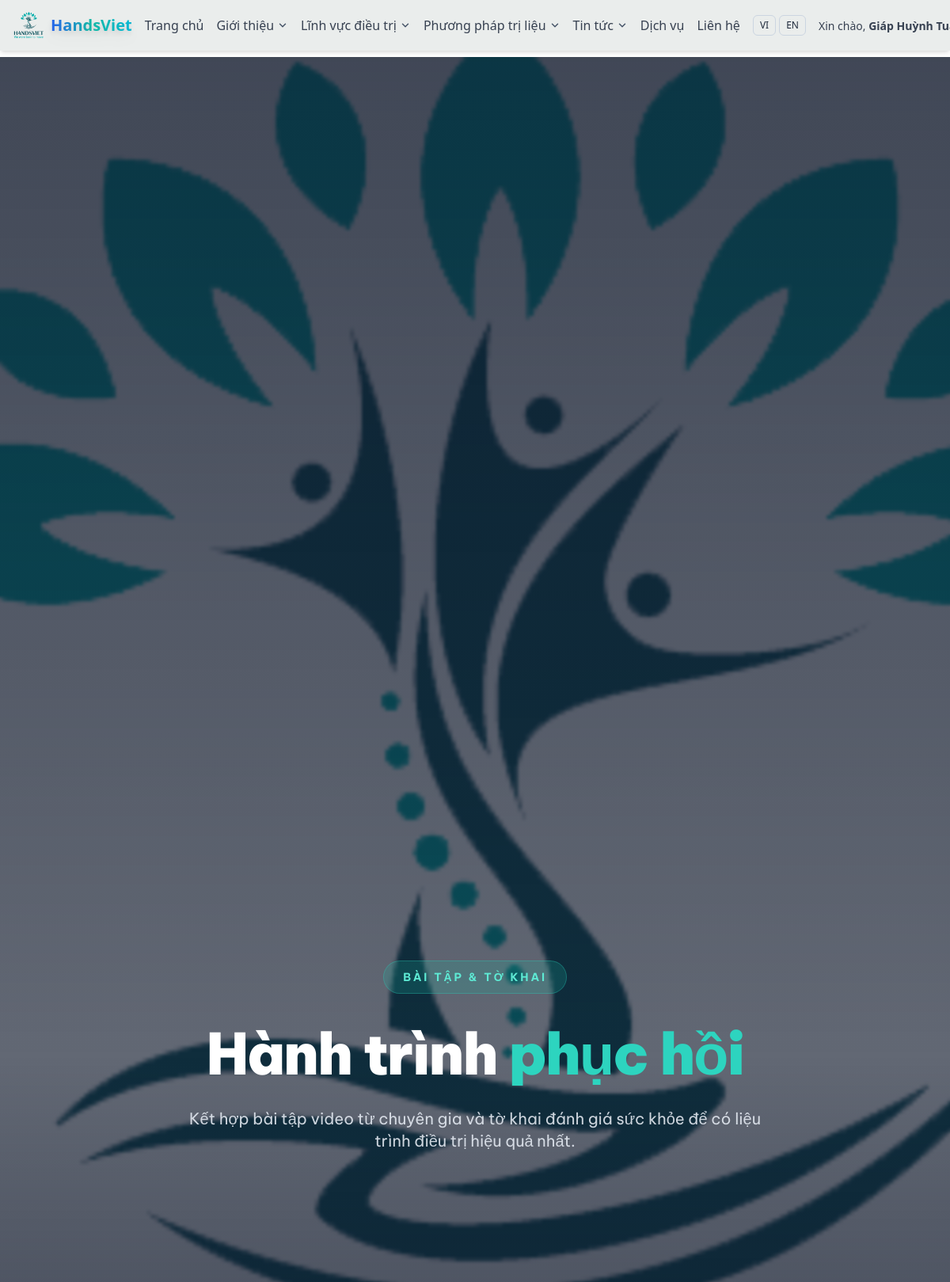
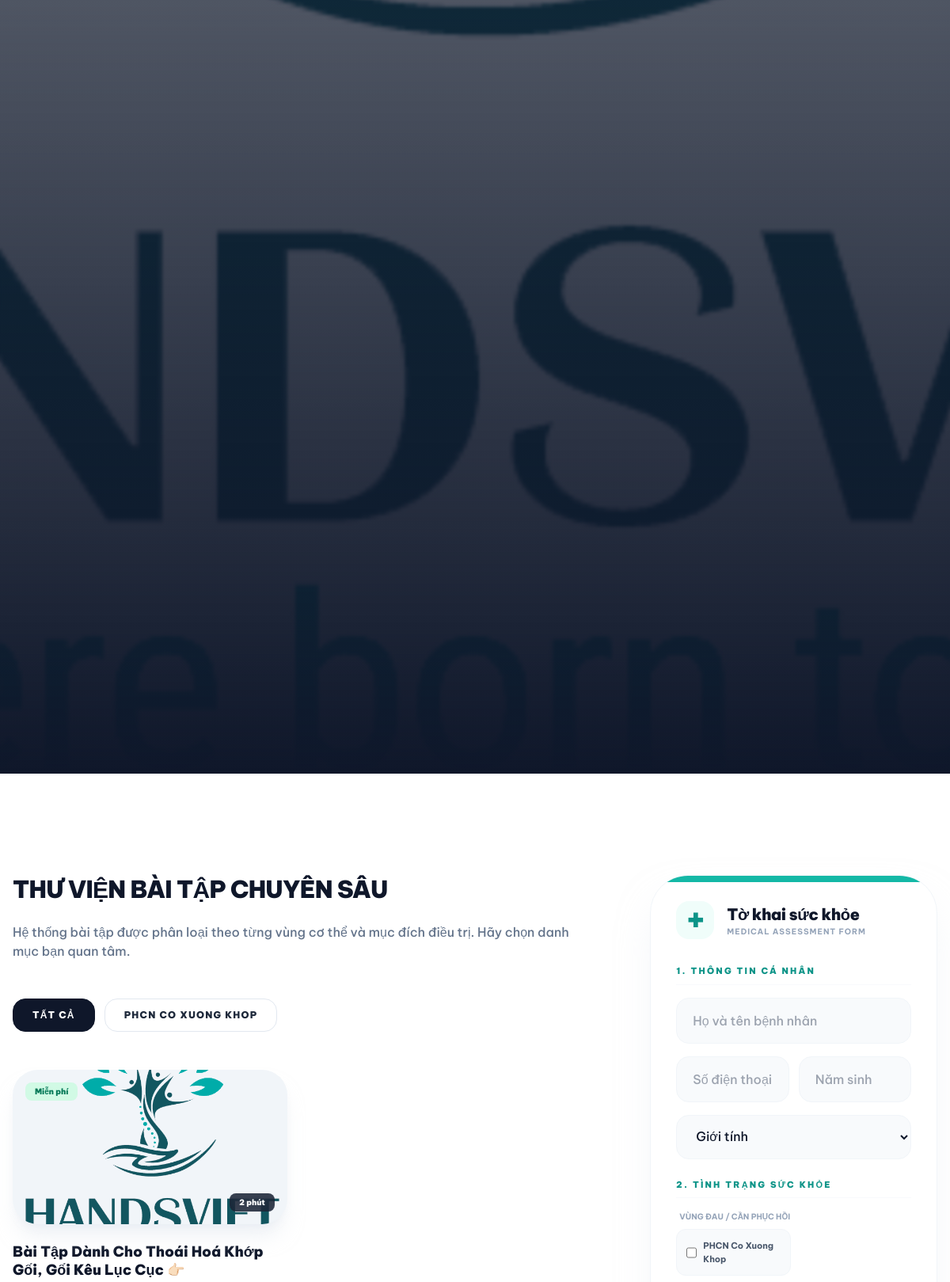
The page /exercise-library/ (signed in, upper part) on the database its author committed (2 pictures, top to bottom).
### hansviet_admin/models.py (models this page shows, shortened)
class ServiceCategory(models.Model):
    name = models.CharField(max_length=255)
    slug = models.SlugField(unique=True)
    description = models.TextField(blank=True)
    icon_svg = models.TextField(blank=True)
    order = models.PositiveIntegerField(default=0)
    class Meta:
        ordering = ["order", "name"]
        verbose_name = "Service Category"
        verbose_name_plural = "Service Categories"

class Video(models.Model):
    ACCESS_FREE = "free"
    ACCESS_PAID = "paid"
    ACCESS_CHOICES = [(ACCESS_FREE, "Free"), (ACCESS_PAID, "Paid")]
    PROVIDER_YT = "youtube"
    PROVIDER_VI = "vimeo"
    PROVIDER_CHOICES = [(PROVIDER_YT, "YouTube"), (PROVIDER_VI, "Vimeo")]
    title = models.CharField(max_length=255)
    slug = models.SlugField(unique=True)
    provider = models.CharField(max_length=20, choices=PROVIDER_CHOICES)
    provider_id = models.CharField(max_length=255)
    access = models.CharField(max_length=10, choices=ACCESS_CHOICES, default=ACCESS_FREE)
    duration = models.CharField(max_length=50, blank=True)
    category = models.ForeignKey(ServiceCategory, null=True, blank=True, on_delete=models.SET_NULL)
    is_active = models.BooleanField(default=True)
    class Meta:
        verbose_name = "Video"
        verbose_name_plural = "Videos"
        ordering = ["title"]

### hansviet_user/views.py (the view, shortened to what this page needs)
def exercise_library(request):
    can_paid = _user_can_view_paid(request.user)
    def normalize_provider_id(video_obj):
        raw = (video_obj.provider_id or "").strip()
        if not raw:
            return ""
        if "://" not in raw:
            return raw
    videos = Video.objects.filter(is_active=True).select_related("category").order_by("title")
    normalized_videos = []
    for v in videos:
        provider_id = normalize_provider_id(v)
        if v.provider == Video.PROVIDER_YT and provider_id:
            embed_url = f"https://www.youtube.com/embed/{provider_id}"
            thumb_url = f"https://img.youtube.com/vi/{provider_id}/hqdefault.jpg"
            watch_url = f"https://www.youtube.com/watch?v={provider_id}"
        elif v.provider == Video.PROVIDER_VI and provider_id:
            embed_url = f"https://player.vimeo.com/video/{provider_id}"
            thumb_url = ""
            watch_url = f"https://vimeo.com/{provider_id}"
        else:
            embed_url = ""
            thumb_url = ""
            watch_url = ""
        normalized_videos.append(
            {
                "pk": v.pk,
                "title": v.title,
                "duration": v.duration,
                "category": v.category.name if v.category else "Khác",
                "provider": v.provider,
                "provider_id": provider_id,
                "embed_url": embed_url,
                "watch_url": watch_url,
                "thumb_url": thumb_url,
                "access": v.access,
                "can_watch": (v.access == Video.ACCESS_FREE) or can_paid,
            }
        )
    grouped_videos = {}
    for v in normalized_videos:
        grouped_videos.setdefault(v["category"], []).append(v)
    exercises = [{"category": key, "videos": grouped_videos[key]} for key in sorted(grouped_videos.keys())]
    return render(
        request,
        "pages/exercise_library.html",
        {
            "can_watch_paid": can_paid,
            "exercises": exercises,
        },
    )

### hansviet_user/templates/pages/exercise_library.html (shortened to what this page needs)
{% load static %}
<!DOCTYPE html>
<html lang="vi">
<head>
    <script src="https://cdn.tailwindcss.com"></script>
    <link rel="stylesheet" href="{% static 'css/home.css' %}">
</head>
<body class="bg-white text-slate-800 antialiased overflow-x-hidden">
    {% include 'pages/header_tailwind.html' %}
    <main class="bg-white min-h-screen">
        <section class="relative h-[60vh] min-h-[450px] flex items-center justify-center overflow-hidden">
            <div class="absolute inset-0">
                <img src="https://images.unsplash.com/photo-1544367567-0f2fcb009e0b?q=80&w=2040&auto=format&fit=crop"
                    class="w-full h-full object-cover scale-105" alt="Rehab Exercise">
                <div class="absolute inset-0 bg-slate-900/65 backdrop-blur-[1px]"></div>
                <div class="absolute inset-0 bg-gradient-to-t from-slate-900 via-transparent to-slate-900/40"></div>
            </div>
            <div class="max-w-7xl mx-auto px-4 text-center relative z-10">
                <div class="inline-flex items-center gap-3 px-6 py-2.5 rounded-full bg-teal-500/20 border border-teal-400/30 text-teal-300 font-bold text-xs md:text-sm uppercase tracking-[0.2em] mb-10 animate-fade-in-up">
                    Bài tập & Tờ khai
                </div>
                <h1 class="text-4xl md:text-6xl lg:text-7xl font-black text-white mb-8 leading-tight tracking-tight animate-fade-in-up delay-100">
                    Hành trình <span class="text-teal-400">phục hồi</span>
                </h1>
                <p class="text-lg md:text-xl text-slate-200/90 max-w-3xl mx-auto leading-relaxed animate-fade-in-up delay-200 px-4">
                    Kết hợp bài tập video từ chuyên gia và tờ khai đánh giá sức khỏe để có liệu trình điều trị hiệu quả nhất.
                </p>
            </div>
        </section>
        <section class="max-w-7xl mx-auto px-4 py-32">
            <div class="flex flex-col lg:flex-row gap-20">
                <div class="lg:w-2/3 space-y-16 reveal">
                    <div>
                        <h2 class="text-3xl font-black text-slate-900 mb-6 tracking-tight uppercase">Thư viện bài tập chuyên sâu</h2>
                        <p class="text-slate-500 font-medium mb-12">Hệ thống bài tập được phân loại theo từng vùng cơ thể và mục đích điều trị. Hãy chọn danh mục bạn quan tâm.</p>
                        <div class="flex flex-wrap gap-3 mb-12">
                            <button onclick="filterVideos('all')" class="cat-btn active px-6 py-3 rounded-2xl font-black text-xs uppercase tracking-widest border border-slate-200 transition-all hover:border-teal-500">Tất cả</button>
                            {% for group in exercises %}
                            <button onclick="filterVideos('{{ group.category|slugify }}')" class="cat-btn px-6 py-3 rounded-2xl font-black text-xs uppercase tracking-widest border border-slate-200 transition-all hover:border-teal-500">{{ group.category }}</button>
                            {% endfor %}
                        </div>
                        <div class="grid md:grid-cols-2 gap-8" id="video-grid">
                            {% for group in exercises %}
                                {% for video in group.videos %}
                                <div class="video-card reveal group cursor-pointer {% if not video.can_watch %}opacity-90{% endif %}" data-category="{{ group.category|slugify }}" {% if video.can_watch and video.embed_url %}onclick="playVideo('{{ video.embed_url }}', '{{ video.watch_url }}', '{{ video.title|escapejs }}')"{% else %}onclick="window.location.href='/services/'"{% endif %}>
                                    <div class="relative rounded-[2rem] overflow-hidden aspect-video bg-slate-100 mb-6 shadow-xl shadow-slate-200/50">
                                        {% if video.thumb_url %}
                                        <img src="{{ video.thumb_url }}" class="w-full h-full object-cover group-hover:scale-110 transition-transform duration-700" alt="{{ video.title }}">
                                        {% else %}
                                        <img src="{% static 'images/assets/rehab-wellness.jpg' %}" class="w-full h-full object-cover group-hover:scale-110 transition-transform duration-700" alt="{{ video.title }}">
                                        {% endif %}
                                        <div class="absolute bottom-4 right-4 px-3 py-1 bg-slate-900/80 backdrop-blur-md rounded-lg text-[10px] font-black text-white">{{ video.duration }}</div>
                                        <div class="absolute top-4 left-4 px-3 py-1 rounded-lg text-[10px] font-black {% if video.access == 'paid' %}bg-amber-100 text-amber-700{% else %}bg-emerald-100 text-emerald-700{% endif %}">
                                            {% if video.access == 'paid' %}Trả phí{% else %}Miễn phí{% endif %}
                                        </div>
                                    </div>
                                    <h3 class="text-lg font-black text-slate-900 leading-tight group-hover:text-teal-600 transition-colors">{{ video.title }}</h3>
                                </div>
                                {% endfor %}
                            {% endfor %}
                        </div>
                    </div>
                </div>
                <div class="lg:w-1/3 reveal delay-300">
                    <div class="sticky top-10">
                        <div class="bg-white rounded-[3rem] p-8 shadow-2xl shadow-slate-200/50 border border-slate-100 relative overflow-hidden">
                            <div class="absolute top-0 left-0 right-0 h-2 bg-teal-500"></div>
                            <div class="flex items-center gap-4 mb-8">
                                <div class="w-12 h-12 bg-teal-50 rounded-2xl flex items-center justify-center text-teal-600 text-2xl font-black">✚</div>
                                <div>
                                    <h3 class="text-xl font-black text-slate-900 tracking-tight">Tờ khai sức khỏe</h3>
                                    <p class="text-[10px] font-bold text-slate-400 uppercase tracking-widest">Medical Assessment Form</p>
                                </div>
                            </div>
                            <form action="#" method="POST" class="space-y-6">
                                <div class="space-y-4">
                                    <h4 class="text-[11px] font-black text-teal-600 uppercase tracking-[0.2em] pb-2 border-b border-slate-50">1. Thông tin cá nhân</h4>
                                    <div>
                                        <input type="text" name="name" class="form-input" placeholder="Họ và tên bệnh nhân" required>
                                    </div>
                                    <div class="grid grid-cols-2 gap-3">
                                        <input type="tel" name="phone" class="form-input" placeholder="Số điện thoại" required>
                                        <input type="number" name="age" class="form-input" placeholder="Năm sinh" required>
                                    </div>
                                    <div>
                                        <select name="gender" class="form-input">
                                            <option value="">Giới tính</option>
                                        </select>
                                    </div>
                                </div>
                                <div class="space-y-4">
                                    <h4 class="text-[11px] font-black text-teal-600 uppercase tracking-[0.2em] pb-2 border-b border-slate-50">2. Tình trạng sức khỏe</h4>
                                    <div>
                                        <label class="block text-[10px] font-bold text-slate-400 mb-2 uppercase ml-1">Vùng đau / Cần phục hồi</label>
                                        <div class="grid grid-cols-2 gap-2">
                                            {% for group in exercises %}
                                            <label class="flex items-center gap-2 p-3 rounded-xl bg-slate-50 border border-slate-100 hover:border-teal-500 transition-colors cursor-pointer group">
                                                <input type="checkbox" name="area" value="{{ group.category }}" class="w-4 h-4 rounded border-slate-300 text-teal-600 focus:ring-teal-500">
                                                <span class="text-[11px] font-bold text-slate-600 group-hover:text-teal-700">{{ group.category }}</span>
                                            </label>
                                            {% endfor %}
                                        </div>
                                    </div>
                                </div>
                            </form>
                        </div>
                    </div>
                </div>
            </div>
        </section>
    </main>
</body>
</html>

### hansviet_user/templates/pages/header_tailwind.html (shortened to what this page needs)
{% load static %}
<header class="bg-[#EAEDEC] shadow-md fixed top-0 inset-x-0 z-40 header-slide-down font-sans">
    <div class="max-w-7xl mx-auto px-4 py-3 flex items-center justify-between gap-4">
        <a href="/" class="flex items-center gap-2 flex-shrink-0 group">
            <img src="{% static 'images/HandsVietLogo.png' %}" alt="HandsViet Logo" class="h-10 w-10 object-contain group-hover:scale-110 transition-transform duration-300">
            <span class="text-xl font-extrabold bg-gradient-to-r from-blue-600 via-teal-500 to-cyan-500 bg-clip-text text-transparent drop-shadow-lg hover:drop-shadow-2xl transition-all duration-300 hover:scale-105">HandsViet</span>
        </a>
        <nav class="hidden lg:flex items-center gap-4 xl:gap-8 justify-center">
            <a href="/" class="{% if request.resolver_match.url_name == 'home' %}text-blue-600 border-b-2 border-[#14B8A6]{% else %}text-gray-700 hover:text-blue-600{% endif %} transition font-medium whitespace-nowrap">Trang chủ</a>
            <div class="relative group">
                <button class="{% if request.resolver_match.url_name == 'about' %}text-blue-600 border-b-2 border-[#14B8A6]{% else %}text-gray-700 hover:text-blue-600{% endif %} transition font-medium flex items-center gap-1 whitespace-nowrap">
                    Giới thiệu
                </button>
            </div>
            <div class="relative group">
                <button class="text-gray-700 hover:text-blue-600 transition font-medium flex items-center gap-1 whitespace-nowrap">
                    Lĩnh vực điều trị
                </button>
            </div>
            <div class="relative group">
                <button class="text-gray-700 hover:text-blue-600 transition font-medium flex items-center gap-1 whitespace-nowrap">
                    Phương pháp trị liệu
                </button>
            </div>
            <div class="relative group">
                <button class="{% if 'news' in request.resolver_match.app_name or '/news/' in request.path %}text-blue-600 border-b-2 border-[#14B8A6]{% else %}text-gray-700 hover:text-blue-600{% endif %} transition font-medium flex items-center gap-1 whitespace-nowrap">
                    Tin tức
                </button>
            </div>
            <a href="{% url 'pages:services' %}" class="{% if request.resolver_match.url_name == 'services' %}text-blue-600 border-b-2 border-[#14B8A6]{% else %}text-gray-700 hover:text-blue-600{% endif %} transition font-medium whitespace-nowrap">Dịch vụ</a>
            <a href="{% url 'pages:contact' %}" class="{% if request.resolver_match.url_name == 'contact' %}text-blue-600 border-b-2 border-[#14B8A6]{% else %}text-gray-700 hover:text-blue-600{% endif %} transition font-medium whitespace-nowrap">Liên hệ</a>
        </nav>
        <div class="hidden lg:flex items-center gap-4 flex-shrink-0">
            <form action="/i18n/setlang/" method="post" class="flex items-center gap-1">
                <button type="submit" name="language" value="vi" class="px-2 py-1 text-xs rounded-md border border-slate-300">VI</button>
                <button type="submit" name="language" value="en" class="px-2 py-1 text-xs rounded-md border border-slate-300">EN</button>
            </form>
            {% if request.user.is_authenticated %}
                <div class="relative group">
                    <button class="text-sm text-gray-700 hover:text-blue-600 font-medium">
                        Xin chào, <strong>{{ request.user.get_username }}</strong>
                    </button>
                </div>
            {% else %}
                <a href="{% url 'auth:login' %}" class="text-gray-700 hover:text-blue-600 font-medium">Đăng nhập</a>
                <a href="{% url 'auth:register' %}" class="px-4 py-2 rounded-xl bg-blue-600 text-white font-semibold shadow">Đăng ký</a>
            {% endif %}
        </div>
    </div>
</header>
<div class="h-[72px]" aria-hidden="true"></div>

### rows shown on the page
ServiceCategory: category "PHCN CO XUONG KHOP", category "PHCN Co Xuong Khop"
Video: duration "2 phút", title "Bài Tập Dành Cho Thoái Hoá Khớp Gối, Gối Kêu Lục Cục 👉🏻"

### other values the page prints
{{ request.user.get_username }} "Giáp Huỳnh…"
